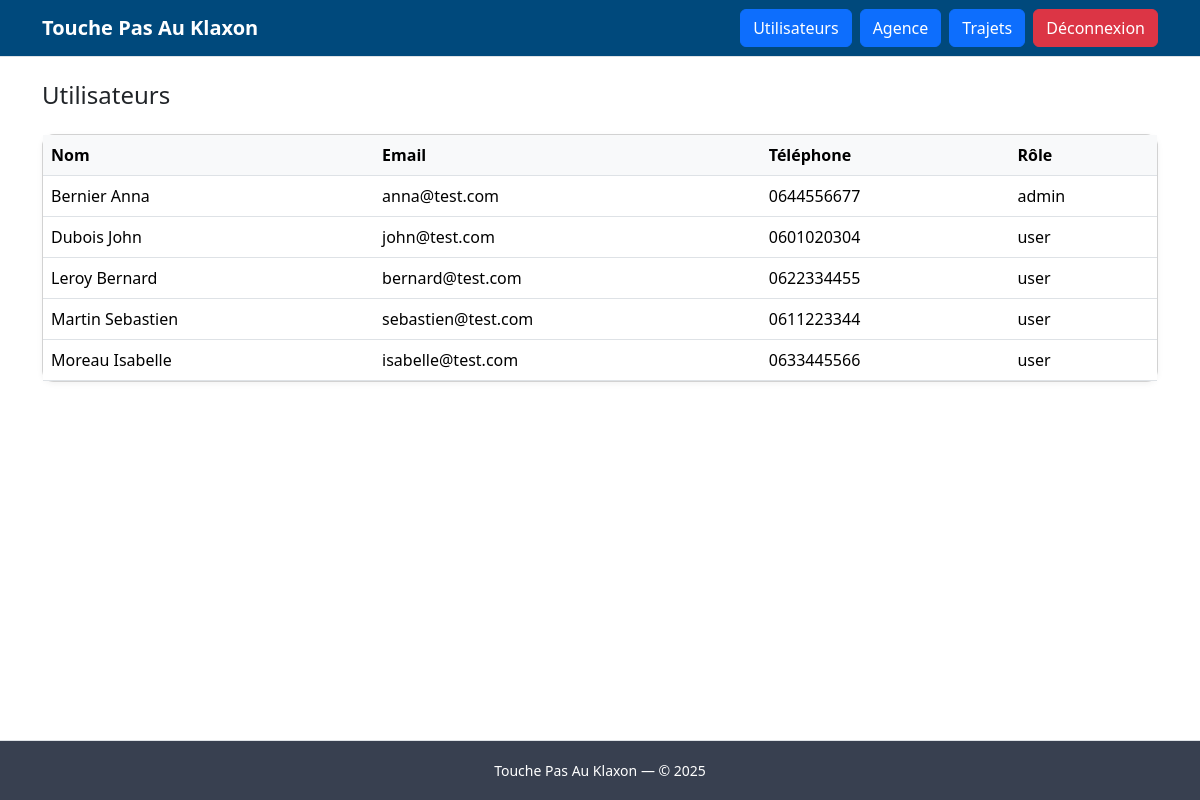
Page /admin/users (signed in) on the committed database.
### tables this page shows
CREATE TABLE users (
  id INT AUTO_INCREMENT PRIMARY KEY,
  first_name VARCHAR(100) NOT NULL,
  last_name VARCHAR(100) NOT NULL,
  email VARCHAR(190) NOT NULL UNIQUE,
  phone VARCHAR(30) NOT NULL,
  password_hash VARCHAR(255) NOT NULL,
  role ENUM('user','admin') NOT NULL DEFAULT 'user',
  created_at TIMESTAMP NOT NULL DEFAULT CURRENT_TIMESTAMP
);

### app/Core/Controller.php (called while the page is built, shortened)
<?php
class Controller{
    protected function view(string $path, array $data = []): void
    {
        extract($data, EXTR_SKIP);
        require __DIR__ . '/../Views/' . $path . '.php';
    }
}

### app/Controllers/AdminController.php (called while the page is built, shortened)
<?php
class AdminController extends Controller
{
    public function usersIndex(): void
    {
        $this->view('admin/users', [
            'users' => $this->users->all(),
        ]);
    }
}

### routes/router.php (called while the page is built, shortened)
<?php
$config = require __DIR__ . '/../config/config.php';
$db = new Database($config['db']);
$users     = new UserRepository($db);
$agencies  = new AgencyRepository($db);
$trips     = new TripRepository($db);
$auth      = new Auth($users);
$home  = new HomeController($trips);
$authc = new AuthController($auth);
$tripc = new TripController($trips, $agencies, $auth);
$admin = new AdminController($auth, $users, $agencies, $trips);
$router = new Router();
$router->get('/', fn() => $home->index());
$router->get('/login', fn() => $authc->showLogin());
$router->post('/login', fn() => $authc->login());
$router->get('/logout', fn() => $authc->logout());
$router->get('/trips/create', fn() => $tripc->createForm());
$router->post('/trips', fn() => $tripc->create());
$router->get('/trips/show', fn() => $tripc->show((int)($_GET['id'] ?? 0)));
$router->get('/trips/edit', fn() => $tripc->editForm((int)($_GET['id'] ?? 0)));
$router->post('/trips/update', fn() => $tripc->update((int)($_POST['id'] ?? 0)));
$router->post('/trips/delete', fn() => $tripc->delete((int)($_POST['id'] ?? 0)));
$router->get('/admin', fn() => $admin->usersIndex());
$router->get('/admin/users', fn() => $admin->usersIndex());
$router->get('/admin/agencies', fn() => $admin->agenciesIndex());
$router->get('/admin/trips', fn() => $admin->tripsIndex());
$router->post('/admin/agencies', fn() => $admin->agenciesCreate());
$router->post('/admin/agencies/update', fn() => $admin->agenciesUpdate());
$router->post('/admin/agencies/delete', fn() => $admin->agenciesDelete());
$router->post('/admin/trips/delete', fn() => $admin->tripsDelete());
return $router;

### app/Core/Router.php (called while the page is built, shortened)
<?php
class Router{
    private array $get = [];
    private array $post = [];
    public function get(string $path, callable $handler): void
    {
        $this->get[$path] = $handler;
    }
    public function post(string $path, callable $handler): void
    {
        $this->post[$path] = $handler;
    }
    public function dispatch(string $method, string $path): void
    {
        $table = strtoupper($method) === 'POST' ? $this->post : $this->get;
        $handler = $table[$path] ?? null;
        $handler();
    }
}

### public/index.php (called while the page is built, shortened)
<?php
$router = require __DIR__ . '/../routes/router.php';
$uri = parse_url($_SERVER['REQUEST_URI'], PHP_URL_PATH);
$router->dispatch($_SERVER['REQUEST_METHOD'], $uri);

### app/Repositories/UserRepository.php (called while the page is built, shortened)
<?php
class UserRepository{
    public function all(): array
    {
        return $this->db->getPdo()
            ->query('SELECT id, first_name, last_name, email, phone, role FROM users ORDER BY last_name, first_name')
            ->fetchAll(PDO::FETCH_ASSOC);
    }
}

### app/Views/admin/users.php (the view, shortened to what this page needs)
<h1 class="h4 mb-4">Utilisateurs</h1>
<div class="card">
  <div class="card-body p-0">
    <table class="table mb-0 align-middle">
      <thead>
        <tr>
          <th>Nom</th>
          <th>Email</th>
          <th>Téléphone</th>
          <th>Rôle</th>
        </tr>
      </thead>
      <tbody>
      <?php foreach ($users as $u): ?>
        <tr>
          <td><?= htmlspecialchars($u['last_name'].' '.$u['first_name']) ?></td>
          <td><?= htmlspecialchars($u['email']) ?></td>
          <td><?= htmlspecialchars($u['phone']) ?></td>
          <td><?= htmlspecialchars($u['role']) ?></td>
        </tr>
      <?php endforeach; ?>
      </tbody>
    </table>
  </div>
</div>
<?php $content = ob_get_clean(); include __DIR__.'/../layouts/app.php'; ?>

### public/css/style.css (style rules this page uses)
body { padding-bottom: 80px; }
.table th { background-color: #f8f9fa; }
.card { border-radius: 0.75rem; box-shadow: 0 2px 6px rgba(0, 0, 0, 0.05); }

### rows in the picture
users: last_name+first_name "Bernier Anna", email "anna@test.com", phone "0644556677", role "admin"
users: last_name+first_name "Dubois John", email "john@test.com", phone "0601020304", role "user"
users: last_name+first_name "Leroy Bernard", email "bernard@test.com", phone "0622334455", role "user"
users: last_name+first_name "Martin Sebastien", email "sebastien@test.com", phone "0611223344", role "user"
users: last_name+first_name "Moreau Isabelle", email "isabelle@test.com", phone "0633445566", role "user"

### other values in the picture
$appName "Touche Pas Au Klaxon"
